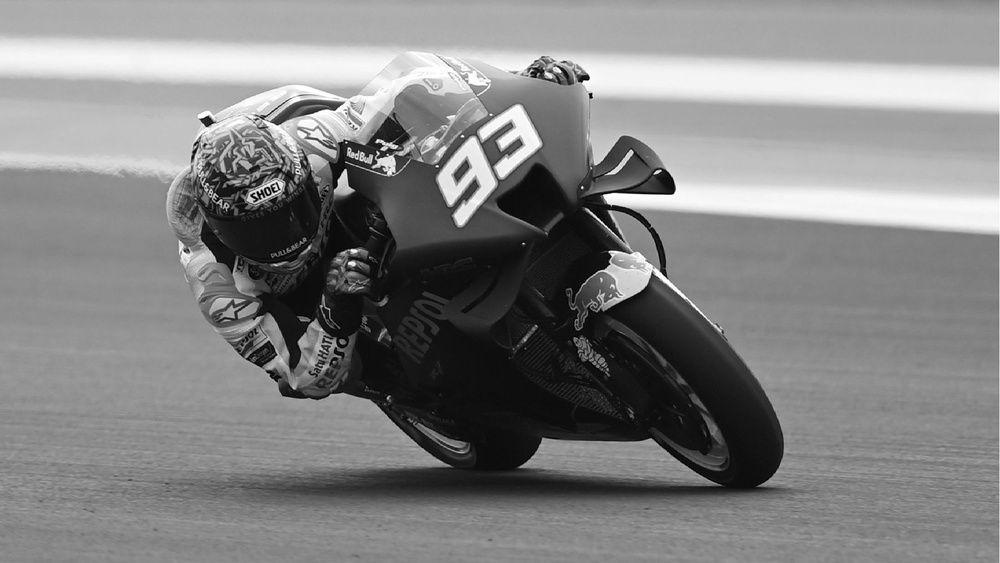
#> input picture midtest/img/motor_GP.jpg, 1000 x 563 px, shrunk from 1774 x 998 before the run, found by its file name; its folder holds 6 pictures in this run
$ python no05.py
#> lines starting #> are read from the running program, lines starting #| are printed output that depends on the picture
# midtest no 5
# name  : Avima Haamesha
# nim   : 10219084

import cv2 as cv
import numpy as np
import matplotlib.pyplot as plt
import pandas as pd


def create_gaussian_filter(ksize:int, sigma:int):
    """ replace matlab function fspecial('gaussian', ksize, sigma)\\

        ksize   : int   kernel size\\
        sigma   : int   level of gaussian blurring\\
    """
    ax = np.arange(-ksize // 2 + 1., ksize // 2 + 1.)
    xx, yy = np.meshgrid(ax, ax)
    e = np.exp(-(xx**2 + yy**2) / (2. * sigma**2))
    return e / e.sum()


# for motion filter, i run it from matlab to get this filter matrix
# its "motion_X_Y", X is the length, Y is the angle of motion filter
motion_filter_len21_angle11 = np.array([
    [0, 0,  0,  0,	0,	0,	0,	0,	0,	0,	0,	0,	0,	0,	0,	0,	0.00860514538292460,	0.0176466801499984,	0.0266882149170722,	0.0357297496841460,	0.0376506779583915],
    [0,	0,	0,	0,	0,	0,	0,	0,	0,	0,	0.000870600776966501,	0.00991213554404031,	0.0189536703111141,	0.0279952050781879,	0.0370367398452617,	0.0460782746123356,	0.0396507201674932,	0.0306091854004193,	0.0215676506333455,	0.0125261158662717,	0.00348329892415420],
    [0,	0,	0,	0,	0,	0.00217759093808220,	0.0112191257051560,	0.0202606604722298,	0.0293021952393036,	0.0383437300063774,	0.0473852647734513,	0.0383437300063774,	0.0293021952393036,	0.0202606604722298,	0.0112191257051560,	0.00217759093808220,	0,	0,	0,	0,	0],
    [0.00348329892415420,	0.0125261158662717,	0.0215676506333455,	0.0306091854004193,	0.0396507201674932,	0.0460782746123356,	0.0370367398452617,	0.0279952050781879,	0.0189536703111141,	0.00991213554404031,	0.000870600776966501,	0,	0,	0,	0,	0,	0,	0,	0,	0,	0],
    [0.0376506779583915,	0.0357297496841460,	0.0266882149170722,	0.0176466801499984,	0.00860514538292460,	0,	0,	0,	0,	0,	0,	0,	0,	0,	0,	0,	0,	0,	0,	0,	0]
])

motion_filter_len31_angle21 = np.array([
    [0, 0, 0, 0, 0, 0, 0, 0, 0, 0, 0, 0, 0, 0, 0, 0, 0, 0, 0, 0, 0, 0, 0, 0, 0, 0, 0, 0, 0.00184678592219828, 0.0121025102507645, 0],
    [0, 0, 0, 0, 0, 0, 0, 0, 0, 0, 0, 0, 0, 0, 0, 0, 0, 0, 0, 0, 0, 0, 0, 0, 0, 0, 0.00883561547805126, 0.0203856995295448, 0.0319357835810383, 0.0209734907791137, 0],
    [0, 0, 0, 0, 0, 0, 0, 0, 0, 0, 0, 0, 0, 0, 0, 0, 0, 0, 0, 0, 0, 0, 0, 0.00427436098241077, 0.0158244450339043, 0.0273745290853977, 0.0255347452747542, 0.0139846612232607, 0.00243457717176723, 0, 0],
    [0, 0, 0, 0, 0, 0, 0, 0, 0, 0, 0, 0, 0, 0, 0, 0, 0, 0, 0, 0, 0, 0.0112631905382638, 0.0228132745897572, 0.0300959997703947, 0.0185459157189012, 0.00699583166740774, 0, 0, 0, 0, 0],
    [0, 0, 0, 0, 0, 0, 0, 0, 0, 0, 0, 0, 0, 0, 0, 0, 0, 0, 0.00670193604262326, 0.0182520200941167, 0.0298021041456102, 0.0231071702145417, 0.0115570861630482, 7.00211155474779e-06, 0, 0, 0, 0, 0, 0, 0],
    [0, 0, 0, 0, 0, 0, 0, 0, 0, 0, 0, 0, 0, 0, 0, 0.00214068154698276, 0.0136907655984762, 0.0252408496499697, 0.0276684247101822, 0.0161183406586887, 0.00456825660719525, 0, 0, 0, 0, 0, 0, 0, 0, 0, 0],
    [0, 0, 0, 0, 0, 0, 0, 0, 0, 0, 0, 0, 0, 0.00912951110283575, 0.0206795951543292, 0.0322296792058227, 0.0206795951543292, 0.00912951110283575, 0, 0, 0, 0, 0, 0, 0, 0, 0, 0, 0, 0, 0],
    [0, 0, 0, 0, 0, 0, 0, 0, 0, 0, 0.00456825660719525, 0.0161183406586887, 0.0276684247101822, 0.0252408496499697, 0.0136907655984762, 0.00214068154698276, 0, 0, 0, 0, 0, 0, 0, 0, 0, 0, 0, 0, 0, 0, 0],
    [0, 0, 0, 0, 0, 0, 0, 7.00211155474779e-06, 0.0115570861630482, 0.0231071702145417, 0.0298021041456102, 0.0182520200941167, 0.00670193604262326, 0, 0, 0, 0, 0, 0, 0, 0, 0, 0, 0, 0, 0, 0, 0, 0, 0, 0],
    [0, 0, 0, 0, 0, 0.00699583166740774, 0.0185459157189012, 0.0300959997703947, 0.0228132745897572, 0.0112631905382638, 0, 0, 0, 0, 0, 0, 0, 0, 0, 0, 0, 0, 0, 0, 0, 0, 0, 0, 0, 0, 0],
    [0, 0, 0.00243457717176723, 0.0139846612232607, 0.0255347452747542, 0.0273745290853977, 0.0158244450339043, 0.00427436098241077, 0, 0, 0, 0, 0, 0, 0, 0, 0, 0, 0, 0, 0, 0, 0, 0, 0, 0, 0, 0, 0, 0, 0],
    [0, 0.0209734907791137, 0.0319357835810383, 0.0203856995295448, 0.00883561547805126, 0, 0, 0, 0, 0, 0, 0, 0, 0, 0, 0, 0, 0, 0, 0, 0, 0, 0, 0, 0, 0, 0, 0, 0, 0, 0],
    [0, 0.0121025102507645, 0.00184678592219828, 0, 0, 0, 0, 0, 0, 0, 0, 0, 0, 0, 0, 0, 0, 0, 0, 0, 0, 0, 0, 0, 0, 0, 0, 0, 0, 0, 0]
])


def wiener_filter(I, psf):
    """ deblur image using wiener filter with given psf\\

        I   : Any   blured image\\
        psf : Any   point spread function, 2D numpy array
    """
    # convert PSF and blured image to frequency domain
    psf_fft = np.fft.fft2(psf, s=I.shape)
    im_fft = np.fft.fft2(I)

    # estimate power spectrum of noise and blurred image
    noise_power = np.abs(np.fft.fft2(np.random.randn(*I.shape)))**2
    im_power = np.abs(im_fft)**2

    # estimate the wiener filter transfer function (WTF)
    wtf = np.conj(psf_fft) / (np.abs(psf_fft)**2 + noise_power / im_power)
    wtf = np.nan_to_num(wtf)

    # apply wiener filter
    im_wiener = np.fft.ifft2(im_fft * wtf).real
    return im_wiener


def get_ssim(img1, img2, k1=0.01, k2=0.03, L=255):
    """ compute Structural Similarity Index (SSIM) between two images.\\
        1 indicating a perfect match and -1 indicating a complete mismatch.\\

        img1  : Any   deblured images using wiener filter with certain psf\\
        img2  : Any   original image without blur\\
        k1, k2  : float constants used for stability control.\\
        L   : int   max value of pixel
    """
    c1 = (k1*L)**2
    c2 = (k2*L)**2
    img1 = img1.astype(np.float64)
    img2 = img2.astype(np.float64)
    mean1 = np.mean(img1)
    mean2 = np.mean(img2)
    var1 = np.var(img1)
    var2 = np.var(img2)
    cov12 = np.cov(img1.flat, img2.flat)[0,1]
    numerator = (2*mean1*mean2 + c1) * (2*cov12 + c2)
    denominator = (mean1**2 + mean2**2 + c1) * (var1 + var2 + c2)
    return numerator / denominator


def get_mse_psnr_ssim(im, im_ori):
    """ analysis to determine which image is most similar with original image\\

        im  : Any  deblured images using wiener filter with certain psf\\
        im_ori  : Any   original image without blur\\
    """
    mse = np.mean( (im - im_ori)**2 )
    max_pixel_value = 255
    psnr = 20 * np.log10(max_pixel_value / np.sqrt(mse))
    ssim = get_ssim(im, im_ori)
    return mse, psnr, ssim


def analysis_histogram(hist1, hist2):
    """ compare 2 histogram to get CORRELATON, CHI-SQUARE, INTERSECTION, BHATTACHARYYA, EMD value\\

        hist1   : Any   tested histogram\\
        hist2   : Any   original histogram\\
    """
    correl = cv.compareHist(hist1, hist2, method=cv.HISTCMP_CORREL)
    chisq = cv.compareHist(hist1, hist2, method=cv.HISTCMP_CHISQR)
    inters = cv.compareHist(hist1, hist2, method=cv.HISTCMP_INTERSECT)
    bhatta = cv.compareHist(hist1, hist2, method=cv.HISTCMP_BHATTACHARYYA)
    return correl, chisq, inters, bhatta


def imshow_with_histogram(I, title:str, hist):
    fig = plt.figure(figsize=(11,5)); fig.suptitle(title)
    ax1 = fig.add_subplot(121)
    ax1.imshow(I, cmap='gray')
    ax2 = fig.add_subplot(122)
    ax2.plot(hist)
    fig.savefig('./midtest/img/no05_%s.png' %title)


def resume_analysis(im_dict:dict):
    df = pd.DataFrame(im_dict)
    df = df.transpose().drop(columns=['im', 'hist'])
    df = df.transpose()
    with open('./midtest/no05_output.txt', 'w') as f:
        df_string = df.to_string(header=True, index=True)
        f.write(df_string)
    print(df)


if __name__ == "__main__":
    # read original and blurred image
    im_ori = cv.imread('./midtest/img/motor_GP.jpg', cv.IMREAD_GRAYSCALE)
#> im_ori is the input picture: shape (563, 1000); min 0, max 255, mean 130.2
    im_blured = cv.imread('./midtest/img/motor_GP_blured.jpg', cv.IMREAD_GRAYSCALE)
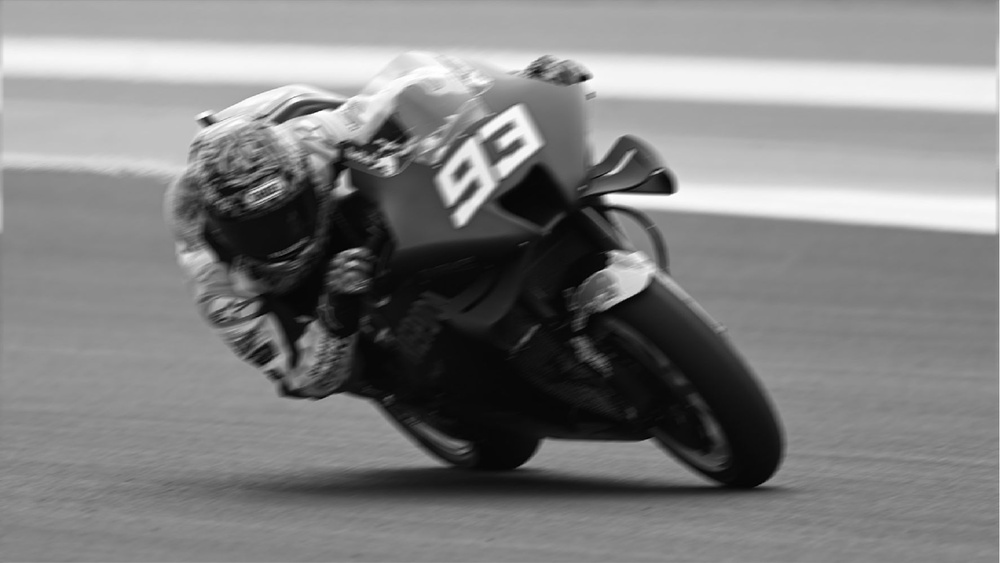
#> input picture midtest/img/motor_GP_blured.jpg, 1000 x 563 px, shrunk from 1774 x 998 before the run, found by its file name
#> im_blured is the input picture: shape (563, 1000); min 0, max 255, mean 127.2

    # prepare every PSF
    labels = [  'gaussian (ksize=7, sigma=11)',
                'gaussian (ksize=13, sigma=21)',
                'motion (len=21, angle=11)',
                'motion (len=31, angle=21)'
    ]
    psfs = [
        create_gaussian_filter(ksize=7, sigma=11),      # fspecial('gaussian',7,11);
        create_gaussian_filter(ksize=13, sigma=21),     # fspecial('gaussian',13,21);
        motion_filter_len21_angle11,                    # fspecial('motion', 21, 11);
        motion_filter_len31_angle21                     # fspecial('motion', 31, 21);
    ]

    # deblur using wiener filter with every PSF
    im_dict = {}
    # create histogram of original image without blur and blurred image
    hist0 = cv.calcHist([im_ori], [0], None, [256], [0,255])
#> hist0 = 256 values, max 12485 at index 137, min 0 at index 255, mean 2197.3
    hist0 = cv.normalize(hist0, hist0, 1, 0, cv.NORM_L1)
#> hist0 = 256 values, max 0.0222 at index 137, min 0 at index 255, mean 0.00391
    # iterate per PSF to operate the wiener filter
    for i, psf in enumerate(psfs):
        # restore the blured image
        im_wiener = wiener_filter(im_blured, psf)
        # analysis
        mse, psnr, ssim = get_mse_psnr_ssim(im_wiener, im_ori)
        # analysis using histogram
        hist2 = cv.calcHist([np.float32(im_wiener)], [0], None, [256], [0,255])
        hist2 = cv.normalize(hist2, hist2, 1, 0, cv.NORM_L1)
        correl, chisq, inters, bhatta = analysis_histogram(hist0, hist2)

        item = {
            "%s" %labels[i]: {
                "im": im_wiener,
                "mse": round(mse,3),
                "psnr": round(psnr,3),
                "ssim": round(ssim,3),
                "hist": hist2,
                "correlation": round(correl,3),
                "chisquare": round(chisq,3),
                "intersection": round(inters,3),
                "bhattacharyya": round(bhatta,3)
            }
        }
        im_dict.update(item)

        # show / save every image
        imshow_with_histogram(im_wiener, labels[i], hist2)
#> this loop made 4 passes
#> (mse, psnr, ssim, correl) on passes 1 to 4: (3446.4, 12.76, 0.686, 0.552), (36530.1, 2.5, 0.162, 0.252), (13640.7, 6.78, 0.346, 0.357), (43165.5, 1.78, 0.14, 0.242)
#> pass 1, in wiener_filter, `im_wiener = np.fft.ifft2(im_fft * wtf).real`:
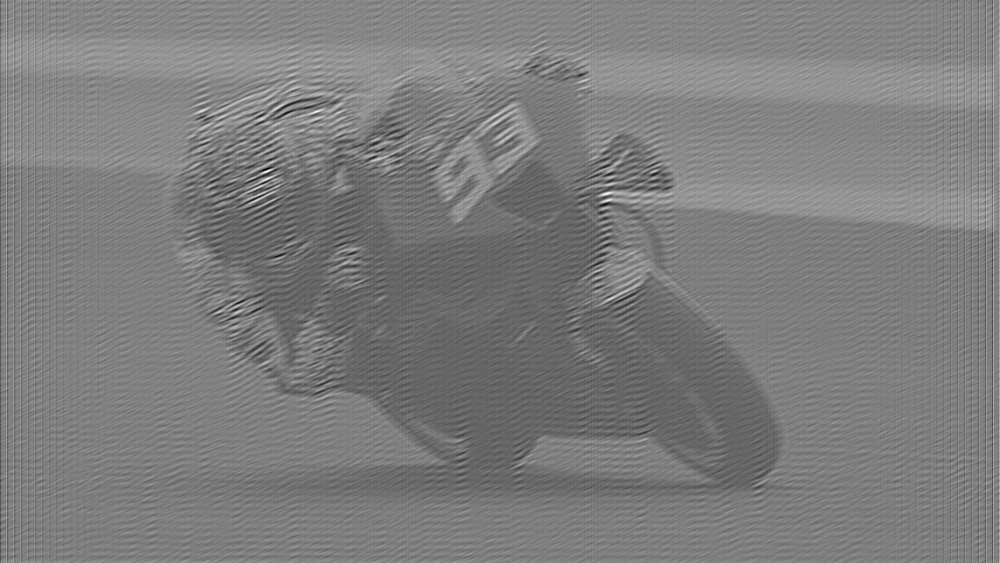
#> im_wiener: shape (563, 1000) float64; min -500, max 776.6, mean 127.2; drawn with min black and max white
#> pass 2, in wiener_filter (call 2), `im_wiener = np.fft.ifft2(im_fft * wtf).real`:
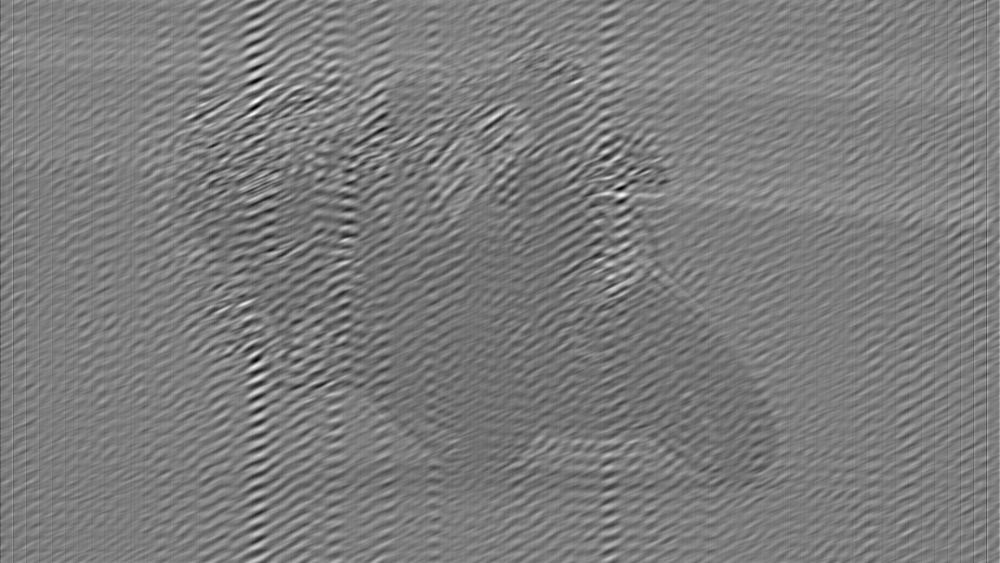
#> im_wiener: shape (563, 1000) float64; min -1211.4, max 1525.4, mean 127.2; drawn with min black and max white
#> after the loop:
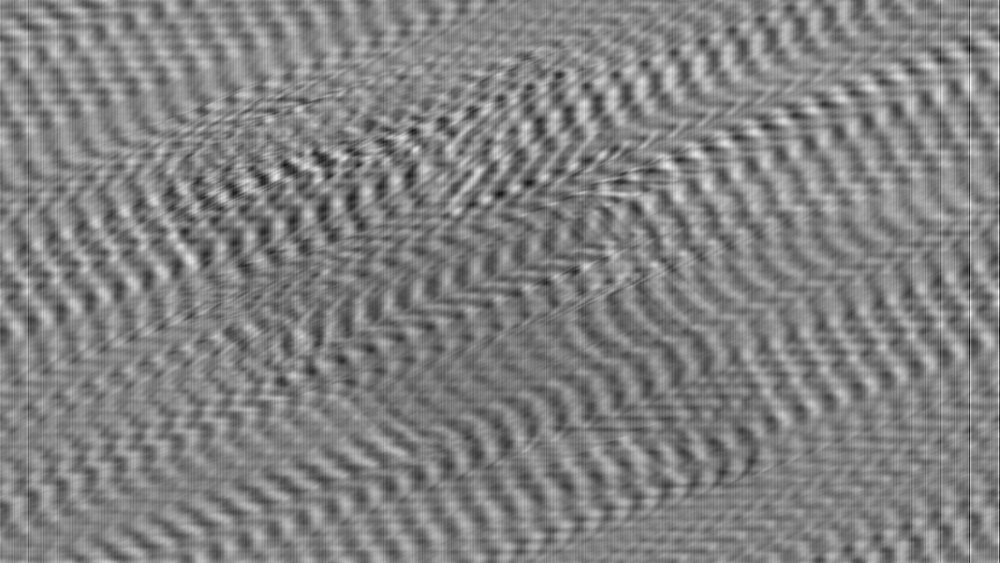
#> im_wiener: shape (563, 1000) float64; min -989.4, max 1206.1, mean 127.2; drawn with min black and max white
#> after the loop, im_dict = 4 items
    imshow_with_histogram(im_ori, 'original', hist0)
#> in imshow_with_histogram (call 5), `fig.savefig('./midtest/img/no05_%s.png' %title)`:
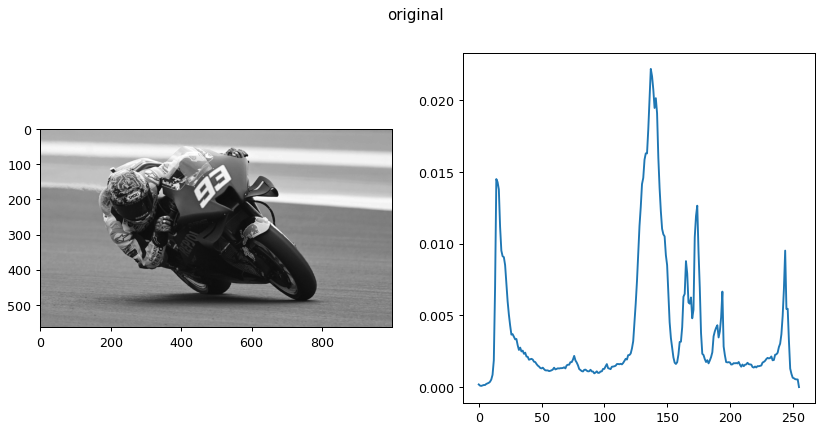
#> figure drawn by matplotlib, 2 panels; panel 2: curve peaks at x = 137, y = 0.0222

    # make resume using pandas dataframe
    resume_analysis(im_dict)
#> in resume_analysis, `df = pd.DataFrame(im_dict)`: df = table of 9 rows and 4 columns
#> in resume_analysis, `df = df.transpose().drop(columns=['im', 'hist'])`: df = table of 4 rows and 7 columns
#> in resume_analysis, `df = df.transpose()`: df = table of 7 rows and 4 columns
#> (printed output is left out)

    plt.show()
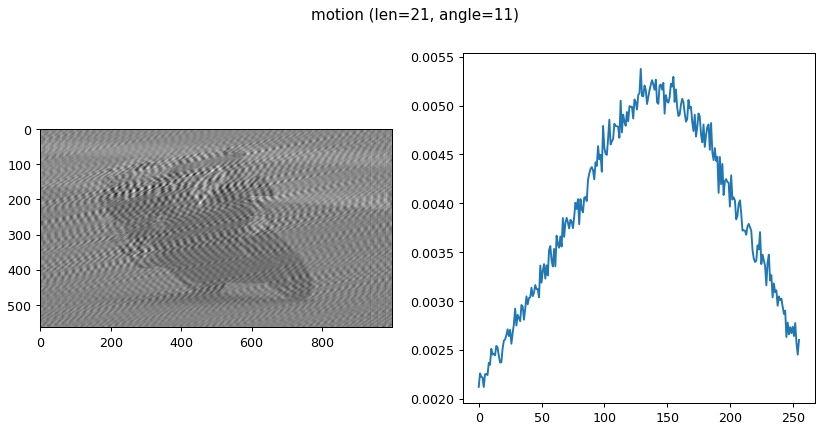
#> figure drawn by matplotlib, 2 panels; panel 2: curve peaks at x = 129, y = 0.00538
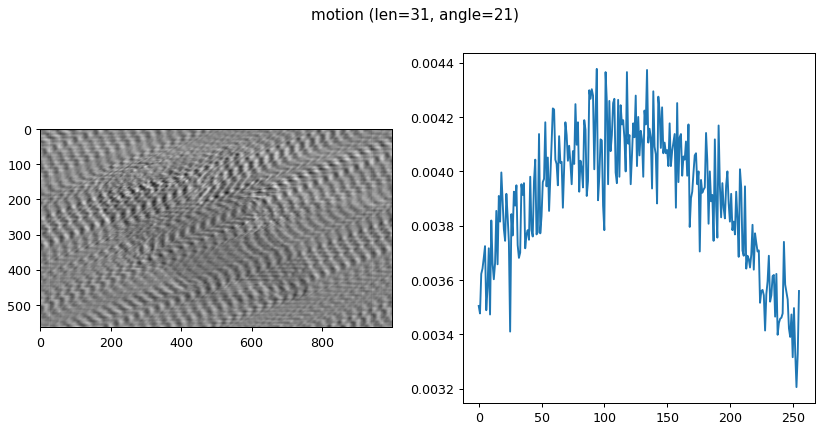
#> figure drawn by matplotlib, 2 panels; panel 2: curve peaks at x = 94, y = 0.00438
